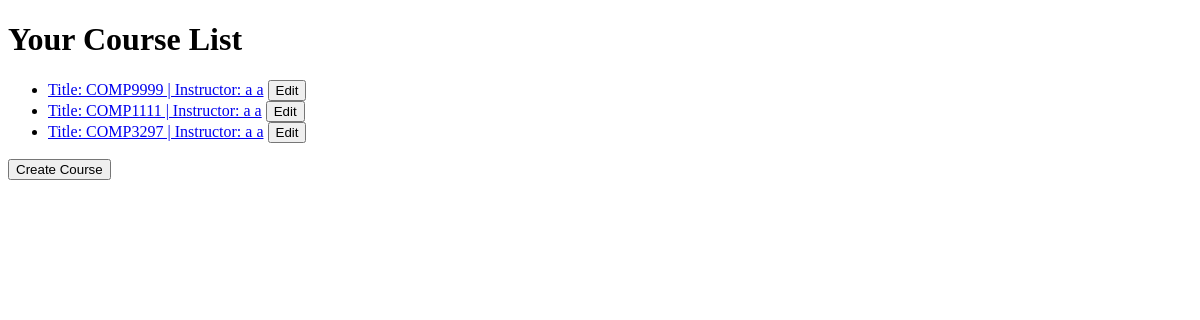
/system/view/2/, run on an earlier commit of the app's database.
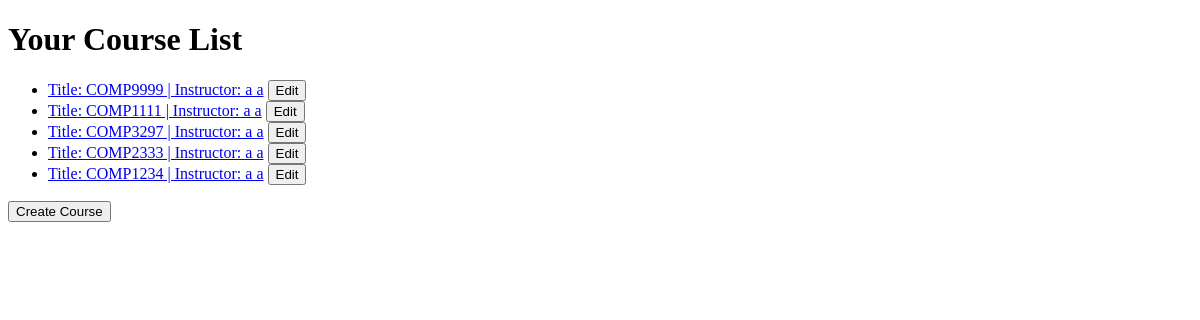
And on a later commit of the database.
### system/models.py (models this page shows, shortened)
class Course(models.Model):
	instructor = models.ForeignKey(Instructor, on_delete=models.CASCADE)
	category = models.ForeignKey(Category,on_delete=models.CASCADE)
	title = models.CharField(max_length=200)
	description = models.TextField()
	CECU_value = models.IntegerField()
	STATUS = (
		(0,'Open'),
		(1,'Pending'),
		(2,'Closed'),
	)
	status = models.IntegerField(choices=STATUS)
	def __str__(self):
		return f'Title: {self.title} | Instructor: {self.instructor.first_name} {self.instructor.last_name}'

### system/views.py (the view)
# urls.py: path('view/<int:user_id>/', views.showCourses, name='showCourses'),                                               # view course list
def showCourses(request, **kwargs):
	user_id = kwargs['user_id']
	users = Instructor.objects.filter(id=user_id)
	template = loader.get_template("showCourses.html")
	if len(users)==0:
		type = 'learner'
		user = Learner.objects.filter(id=user_id)[0]
		course_list = list(enroll.course for enroll in Enroll.objects.filter(learner__id=user_id).order_by('status'))
		status = list(enroll.status for enroll in Enroll.objects.filter(learner__id=user_id).order_by('status'))
	else:
		user = users[0]
		type = 'instructor'
		course_list = list(Course.objects.filter(instructor__id=user_id).order_by('status'))
		status = list(c.status for c in Course.objects.filter(instructor__id=user_id).order_by('status'))
	context = {
		'course_list': course_list,
		'type': type,
		'status': status,
		'user':user,
	}
	return HttpResponse(template.render(context, request))

### templates/manageModules/showCourses.html (shortened to what this page needs)
<!DOCTYPE html>
<html>
<head>
	<h1>Your Course List</h1>
	<link rel="stylesheet" type="text/css" href="/static/stylesheets/style_show_c.css">
</head>
<body>
	{% if type == "instructor" %}
		<ul>
		{% for course in course_list %}
			<li>
				<a href="/system/view/{{user.id}}/{{course.id}}/">{{course}}</a>
				<button class="editCourse" data-courseID="{{course.id}}" data-instructorID="{{user.id}}">Edit</button>
			</li>
		{% endfor %}
		</ul>
		<button id="create_course" data-instructorID="{{user.id}}">Create Course</button>
	{% endif %}
</body>
</html>

What changed in the data, as far as the page shows it:
added Course: title+instructor "Title: COMP2333 | Instructor: a a"
added Course: title+instructor "Title: COMP1234 | Instructor: a a"
